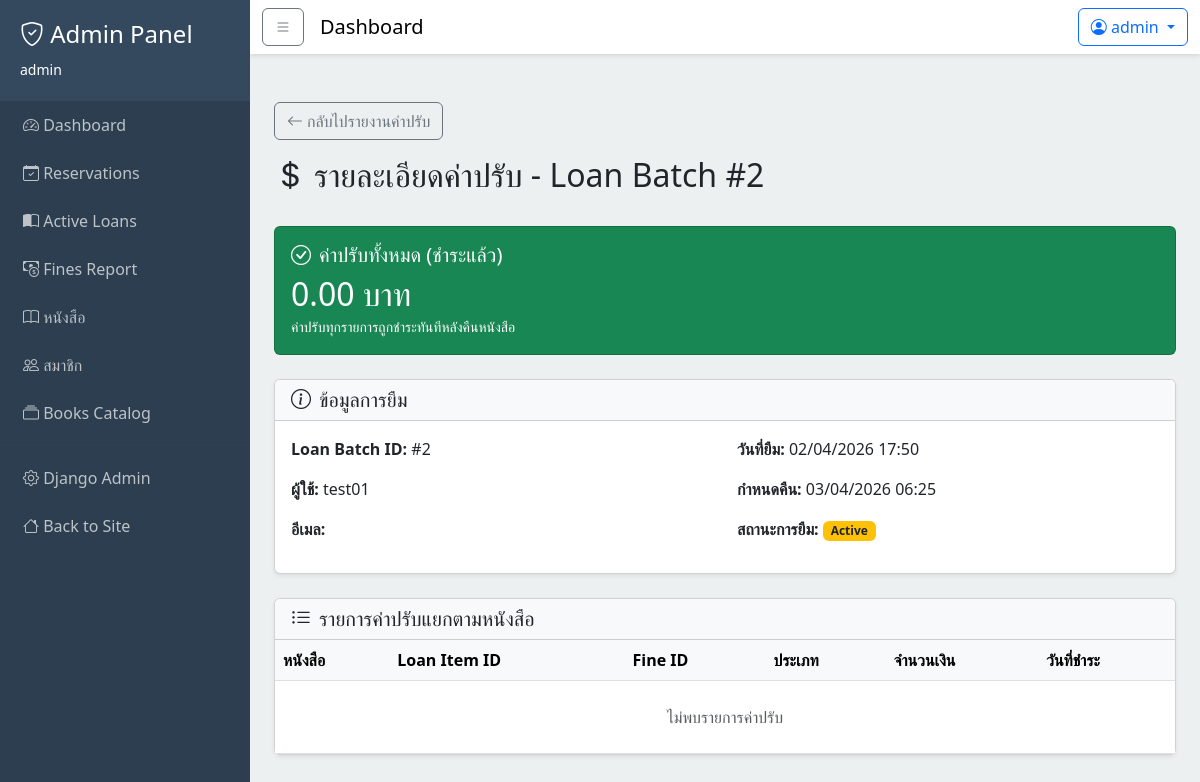
The page /my-fines/fines/batch/2/ (signed in) on the database as committed earlier.
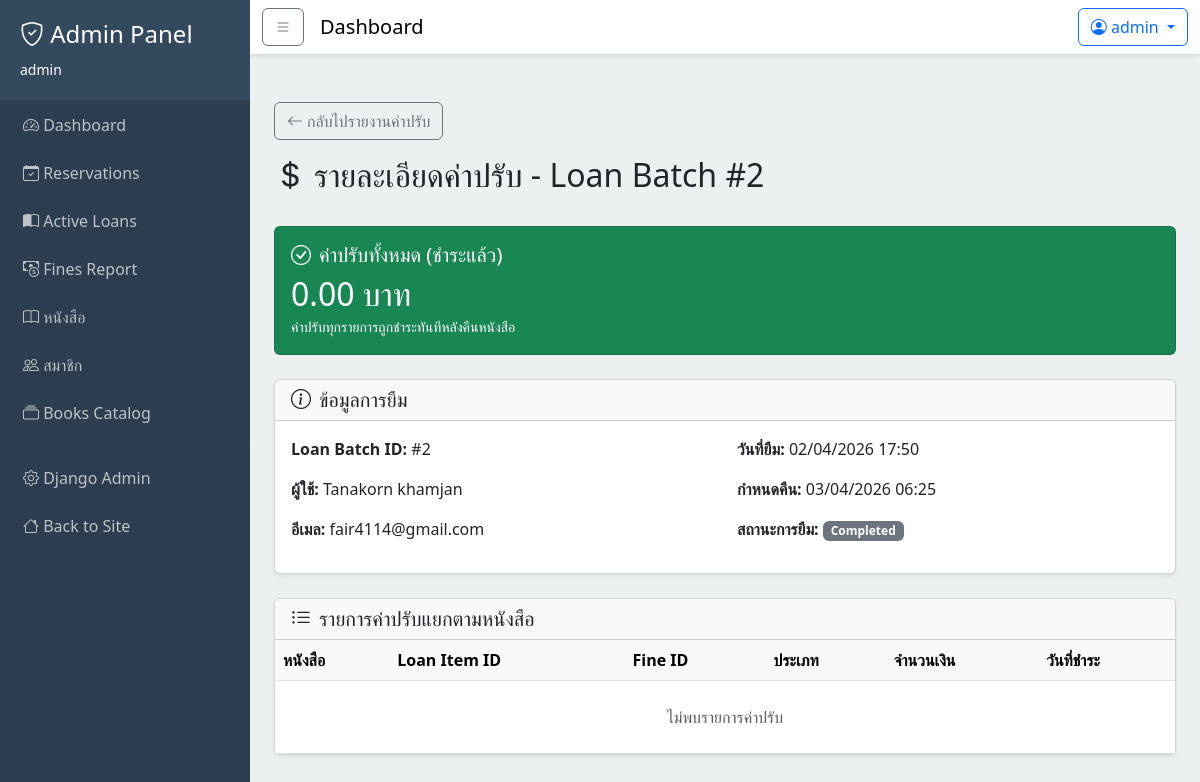
The same page on the database as committed later.
### loans/models.py (models this page shows, shortened)
class LoanBatch(models.Model):
    STATUS_CHOICES = [
        ('active', 'Active'),
        ('completed', 'Completed'),
    ]
    user = models.ForeignKey(
        settings.AUTH_USER_MODEL,
        on_delete=models.CASCADE,
        related_name='loan_batches'
    )
    status = models.CharField(
        max_length=20,
        choices=STATUS_CHOICES,
        default='active'
    )
    due_date = models.DateTimeField(null=True, blank=True)
    updated_at = models.DateTimeField(auto_now=True)
    created_at = models.DateTimeField(auto_now_add=True)
    class Meta:
        db_table = 'loan_batches'
        verbose_name = 'Loan Batch'
        verbose_name_plural = 'Loan Batches'
        ordering = ['-created_at']

### users/models.py (models this page shows, shortened)
class User(AbstractUser):
    phone_number = models.CharField(max_length=10, null=False, blank=False)
    citizen_id = models.CharField(
    max_length=13,
    unique=True,
    null=False,
    blank=False,
    validators=[
        RegexValidator(
            regex=r'^\d{13}$',
            message='Citizen ID must be exactly 13 digits'
        )
    ])

### fines/views.py (the view)
# urls.py: path('fines/batch/<int:batch_id>/', views.loan_batch_fines_detail_view, name='batch_detail'),
@login_required
@user_passes_test(is_staff)
def loan_batch_fines_detail_view(request, batch_id):
    loan_batch = get_object_or_404(
        LoanBatch.objects.select_related('user').prefetch_related(
            'loan_items__book__publisher',
            'loan_items__book__authors',
            'loan_items__fines'
        ),
        id=batch_id
    )
    loan_items_with_fines = loan_batch.loan_items.filter(fines__isnull=False).distinct()
    all_fines = Fine.objects.filter(loan_item__loan_batch=loan_batch)
    total_amount = all_fines.aggregate(Sum('amount'))['amount__sum'] or 0
    context = {
        'loan_batch': loan_batch,
        'loan_items_with_fines': loan_items_with_fines,
        'total_amount': total_amount,
    }
    return render(request, 'fines/batch_detail.html', context)

### books/cart.py (called while the page is built)
    def count(self):
        return len(self.cart)

### books/context_processors.py (called while the page is built)
def cart_context(request):
    cart = Cart(request)
    return {
        'cart_count': cart.count()
    }

### fines/views.py (called while the page is built)
def is_staff(user):
    return user.is_staff

### templates/fines/batch_detail.html (shortened to what the changed rows need)
{% extends 'base_admin.html' %}
{% block content %}
    <div class="container py-4">
        <div class="row mb-4">
            <div class="col">
                <a href="{% url 'fines:admin_report' %}"
                   class="btn btn-outline-secondary mb-3">
                    <i class="bi bi-arrow-left me-1"></i>กลับไปรายงานค่าปรับ
                </a>
                <h2>
                    <i class="bi bi-currency-dollar me-2"></i>รายละเอียดค่าปรับ - Loan Batch #{{ loan_batch.id }}
                </h2>
            </div>
        </div>
        <div class="row mb-4">
            <div class="col-md-12">
                <div class="card text-white bg-success">
                    <div class="card-body">
                        <h2 class="mb-0">{{ total_amount|floatformat:2 }} บาท</h2>
                    </div>
                </div>
            </div>
        </div>
        <div class="card shadow-sm mb-4">
            <div class="card-body">
                <div class="row">
                    <div class="col-md-6">
                        <p>
                            <strong>Loan Batch ID:</strong> #{{ loan_batch.id }}
                        </p>
                        <p>
                            <strong>ผู้ใช้:</strong> {{ loan_batch.user.get_full_name|default:loan_batch.user.username }}
                        </p>
                        <p>
                            <strong>อีเมล:</strong> {{ loan_batch.user.email }}
                        </p>
                    </div>
                    <div class="col-md-6">
                        <p>
                            <strong>วันที่ยืม:</strong> {{ loan_batch.created_at|date:"d/m/Y H:i" }}
                        </p>
                        <p>
                            <strong>กำหนดคืน:</strong>
                            {% if loan_batch.due_date %}
                                {{ loan_batch.due_date|date:"d/m/Y H:i" }}
                            {% else %}
                                <span class="text-muted">-</span>
                            {% endif %}
                        </p>
                        <p>
                            <strong>สถานะการยืม:</strong>
                            {% if loan_batch.status == 'active' %}
                                <span class="badge bg-warning text-dark">Active</span>
                            {% else %}
                                <span class="badge bg-secondary">Completed</span>
                            {% endif %}
                        </p>
                    </div>
                </div>
            </div>
        </div>
        <div class="card shadow-sm">
            <div class="card-body p-0">
                <div class="table-responsive">
                    <table class="table table-hover mb-0">
                        <thead class="table-light">
                            <tr>
                                <th>หนังสือ</th>
                                <th>Loan Item ID</th>
                                <th>Fine ID</th>
                                <th>ประเภท</th>
                                <th>จำนวนเงิน</th>
                                <th>วันที่ชำระ</th>
                            </tr>
                        </thead>
                    </table>
                </div>
            </div>
        </div>
    </div>
{% endblock %}

Rows that differ between the two databases and show on the page:
changed LoanBatch id 2: user.get_full_name "test01" → "Tanakorn khamjan"; user.email (not shown) → "fair4114@gmail.com"; status "active" → "completed" (drawn)
Other text that changed with them:
text no longer shown: "Active"
text now shown: "Completed"
